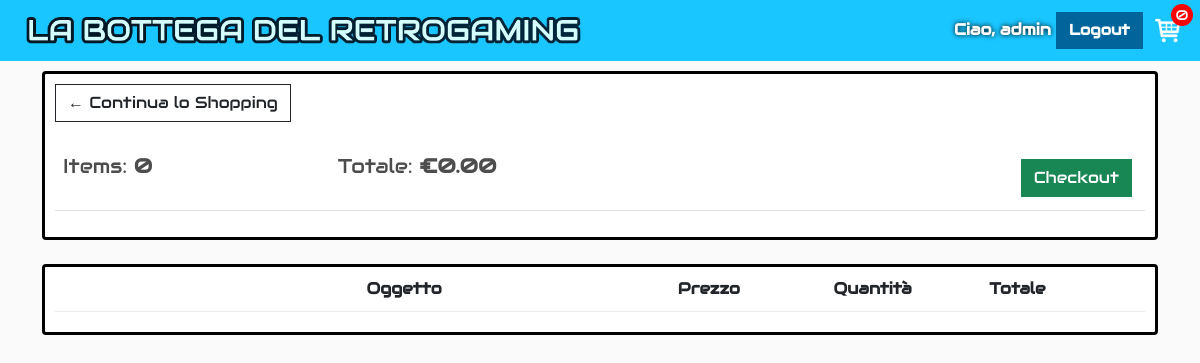
The page /cart/ (signed in) on the database its author committed.
### user_management/models.py (models this page shows, shortened)
class CustomUser(AbstractUser):
    ADMIN = 'ADMIN'
    CUSTOMER = 'CUSTOMER'
    USER_TYPE_CHOICES = (
        (ADMIN, 'Admin'),
        (CUSTOMER, 'Customer'),
    )
    user_type = models.CharField(
        max_length=10,
        choices=USER_TYPE_CHOICES,
        default=CUSTOMER
    )
    name = models.CharField("Nome visualizzato", max_length=200, blank=True, null=True)
    def __str__(self):
        if self.name:
            return self.name
        return self.username

### bottega_retrogaming/models.py (models this page shows, shortened)
class Order(models.Model):
    customer = models.ForeignKey(settings.AUTH_USER_MODEL, on_delete=models.SET_NULL, blank=True, null=True)
    date_ordered = models.DateTimeField(auto_now_add=True)
    complete = models.BooleanField(default=False)
    transaction_id = models.CharField(max_length=100, null=True)
    @property
    def get_cart_total(self):
        orderitems = self.orderitem_set.all()
        total = sum(item.get_total for item in orderitems)
        return total
    @property
    def get_cart_items(self):
        orderitems = self.orderitem_set.all()
        total = sum(item.quantity for item in orderitems)
        return total

### bottega_retrogaming/views.py (the view)
# urls.py: path('cart/', cart, name="cart"),
def cart(request):
    data = cartData(request)
    cartItems = data['cartItems']
    order = data['order']
    items = data['items']
    context = {'items': items, 'order': order, 'cartItems': cartItems}
    return render(request, 'bottega_retrogaming/cart.html', context)

### bottega_retrogaming/utils.py (called while the page is built)
def cartData(request):
    if request.user.is_authenticated:
        customer = request.user
        order, created = Order.objects.get_or_create(customer=customer, complete=False)
        items = order.orderitem_set.all()
        cartItems = order.get_cart_items
    else:
        cookieData = cookieCart(request)
        cartItems = cookieData['cartItems']
        order = cookieData['order']
        items = cookieData['items']
    return {'cartItems': cartItems, 'order': order, 'items': items}

### bottega_retrogaming/templates/bottega_retrogaming/cart.html (shortened to what this page needs)
{% extends 'bottega_retrogaming/main.html' %}
{% load static %}
{% block content %}
    <div class="row">
        <div class="col-lg-12">
            <div class="box-element">
                <a  class="btn btn-outline-dark" href="{% url 'store' %}">&#x2190; Continua lo Shopping</a>
                <br>
                <br>
                <table class="table">
                    <tr>
                        <th><h5>Items: <strong>{{order.get_cart_items}}</strong></h5></th>
                        <th><h5>Totale:<strong> €{{order.get_cart_total|floatformat:2}}</strong></h5></th>
                        <th>
                            <a  style="float:right; margin:5px;" class="btn btn-success" href="{% url 'checkout' %}">Checkout</a>
                        </th>
                    </tr>
                </table>
            </div>
            <br>
            <div class="box-element">
                <div class="cart-row">
                    <div style="flex:2"></div>
                    <div style="flex:2"><strong>Oggetto</strong></div>
                    <div style="flex:1"><strong>Prezzo</strong></div>
                    <div style="flex:1"><strong>Quantità</strong></div>
                    <div style="flex:1"><strong>Totale</strong></div>
                </div>
            </div>
        </div>
    </div>
{% endblock content %}

### bottega_retrogaming/templates/bottega_retrogaming/main.html (shortened to what this page needs)
<!DOCTYPE html>
{% load static %}
<html lang="en">
<head>
    <link href="https://cdn.jsdelivr.net/npm/bootstrap@5.3.7/dist/css/bootstrap.min.css"
          rel="stylesheet"
>
    <link rel="stylesheet" type="text/css" href="{% static 'css/main.css' %}">
</head>
<body>
<nav class="navbar navbar-expand-lg navbar-dark bg-dark">
    <div class="container-fluid"><a class="navbar-brand" href="{% url 'store' %}">
        <img src="{% static 'images/bdretro_logo.png' %}" alt="Logo" class="logo-navbar">
    </a>
        <div class="collapse navbar-collapse" id="navbarSupportedContent">
            {% url 'login' as login_url %}
            <div class="form-inline my-2 my-lg-0 {% if request.path == login_url %}d-none{% endif %}">
                {% if user.is_authenticated %}
                    <span class="navbar-text mr-3">Ciao, {{ user.username }}</span>
                    <form method="post" action="{% url 'logout' %}" style="display: inline;">
                        <button type="submit" class="btn btn-logout">Logout</button>
                    </form>
                {% else %}
                    <a href="{% url 'login' %}" class="btn btn-login">Login</a>
                {% endif %}
                <a href="{% url 'cart' %}">
                    <img id="cart-icon" src="{% static 'images/cart.png' %}" alt="cart-icon">
                </a>
                <p id="cart-total">{{ cartItems }}</p>
            </div>
        </div>
    </div>
</nav>
<div class="container">
    {% block content %}
    {% endblock content %}
</div>
</body>
</html>

### static/css/main.css (style rules this page uses)
body { background-color: hsl(0, 0%, 98%); font-family: 'Audiowide', sans-serif; }
h1, h2, h3, h4, h5, h6 { color: hsl(0, 0%, 30%); }
.box-element { border: solid black; background-color: #fff; border-radius: 4px; padding: 10px; }
.bg-dark { background-color: #1ac6ff !important; }
.logo-navbar { height: 35px; width: auto; vertical-align: middle; margin-right: 8px; }
#cart-icon { width: 25px; display: inline-block; margin-left: 15px; position: relative; left: -8px; }
#cart-total { position: absolute; right: 7px; top: 4px; display: flex; justify-content: center; align-items: center; color: #fff; background-color: red; width: 22px; height: 22px; border-radius: 50%; font-size: 14px; }
.btn-login, .btn-logout { border-radius: 25px; background-color: #01649b; border-color: #01649b; color: #ffffff; font-size: 15px; font-weight: bold; }
.navbar-text { color: white; text-shadow: 0 0 5px #000; font-weight: 700; }
.col-lg-4, .col-lg-6, .col-lg-8, .col-lg-12 { margin-top: 10px; }
.btn { border-radius: 0; }
.cart-row { display: flex; align-items: stretch; padding-bottom: 10px; margin-bottom: 10px; border-bottom: 1px solid #ececec; }

### rows shown on the page
CustomUser: username "admin"
Order: get_cart_items "0", get_cart_total "0.00"

### other values the page prints
{{ cartItems }} "0"
